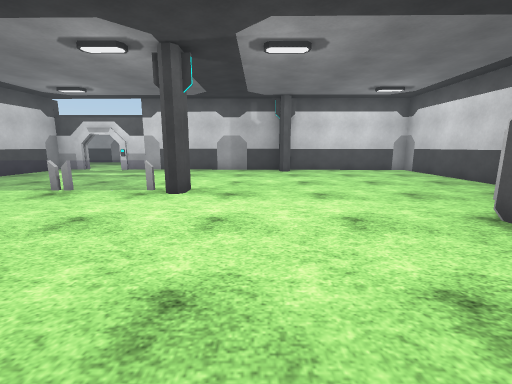
view 1 (above)

21 first-person views from a walk through a 3-D level made in the Unity game engine. The camera is 1.3 m above the floor, tilts 10° down and sees 90° across. The floor is counted in squares, 1 m on a side. Each view is taken from the middle of a square. On the plan, view 1 faces up. The plan holds only what a view shows up to about 13 squares ahead; the rest is blank. The place goes on beyond the plan. The player is left out. Some animated figures are not drawn. Surface patterns are stand-ins for the level's own textures.

view 2
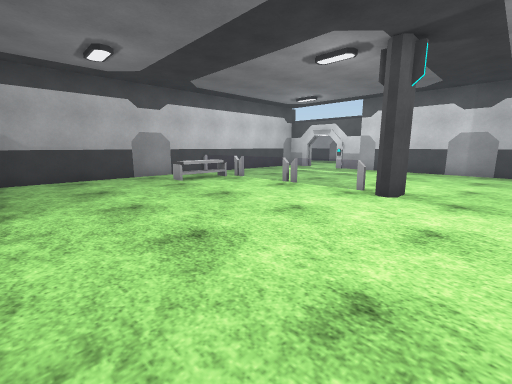

view 3
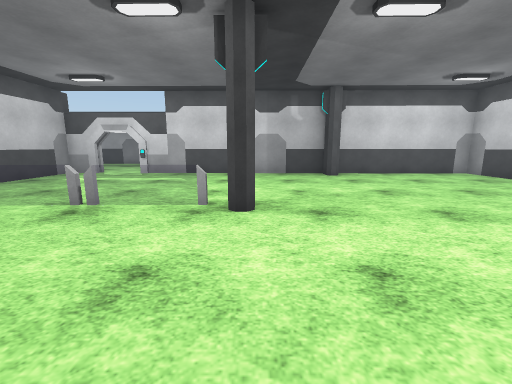

view 4
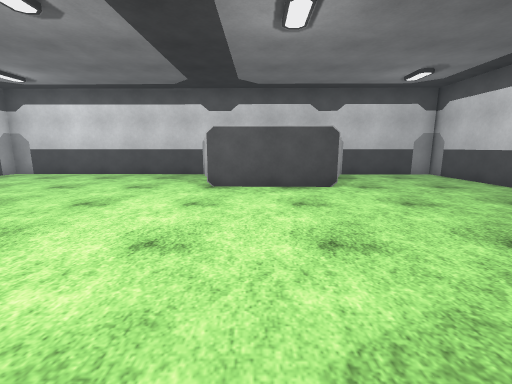

view 5
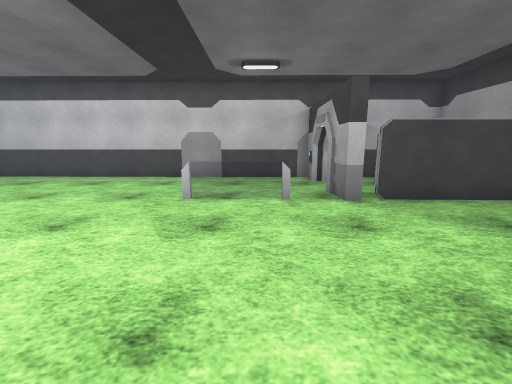

view 6
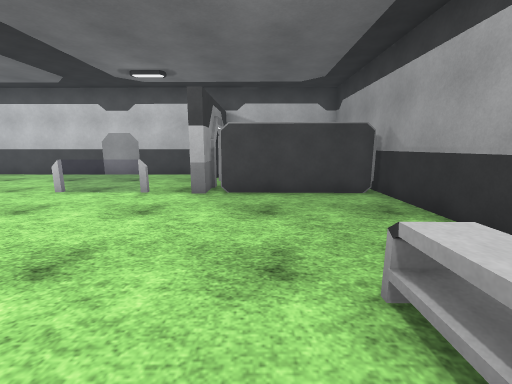

view 7
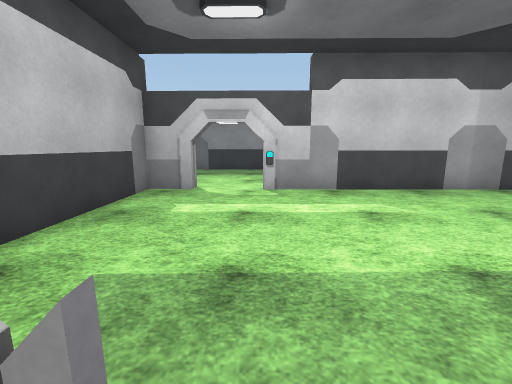

view 8
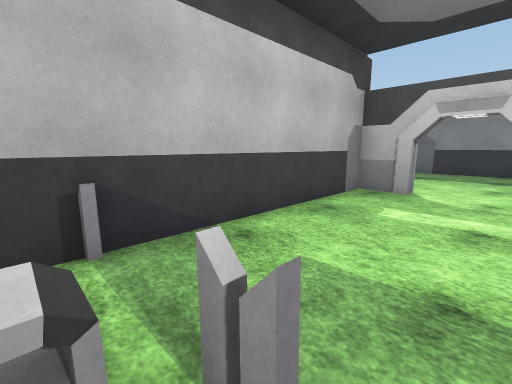

view 9
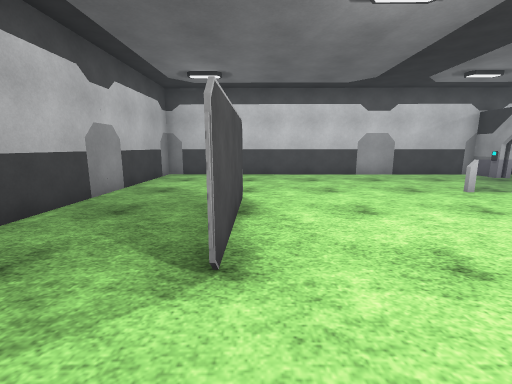

view 10
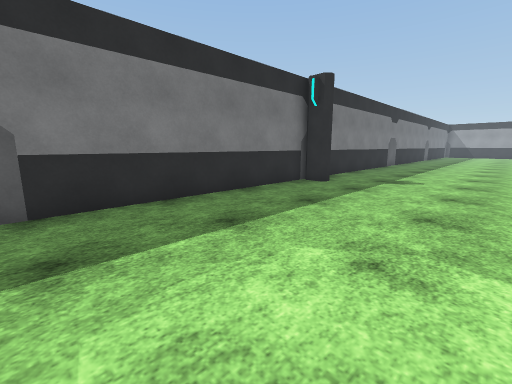

view 11
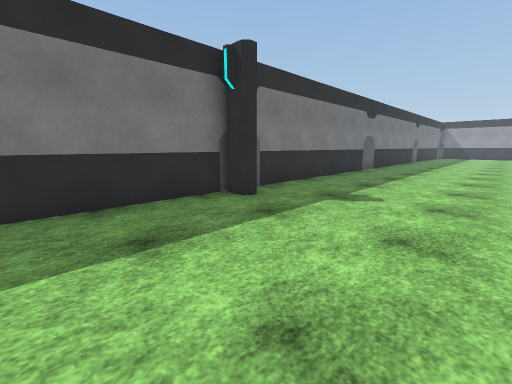

view 12
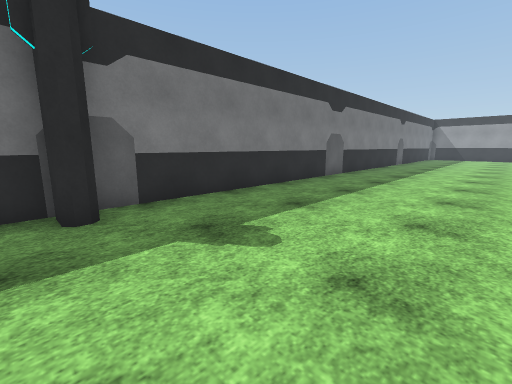

view 13
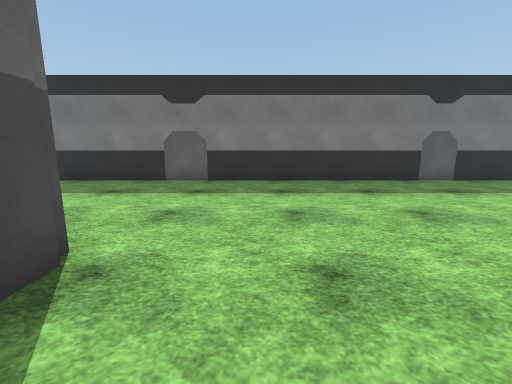

view 14
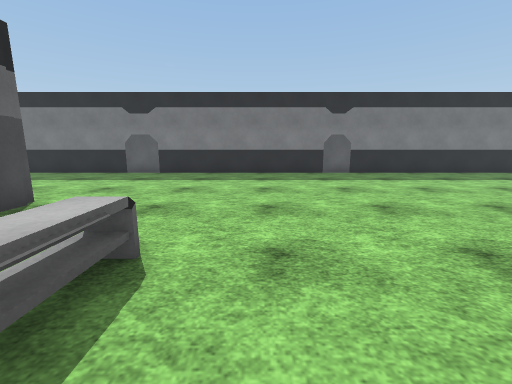

view 15
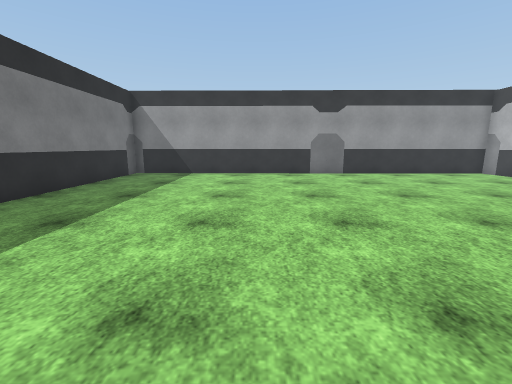

view 16
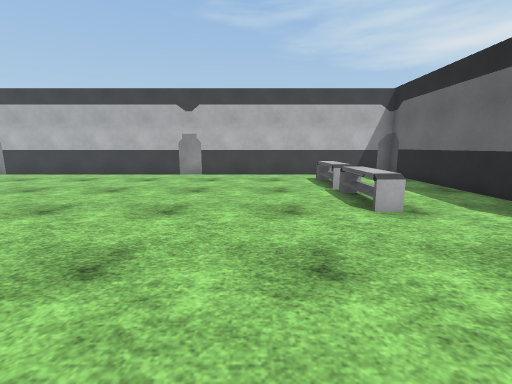

view 17
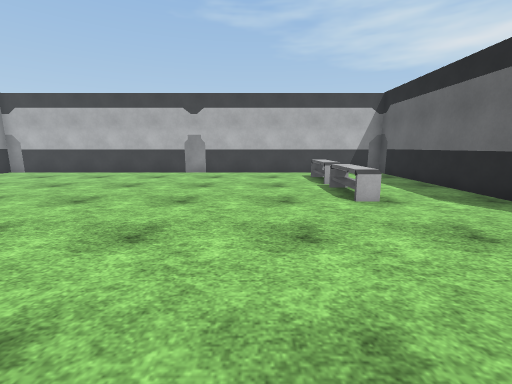

view 18
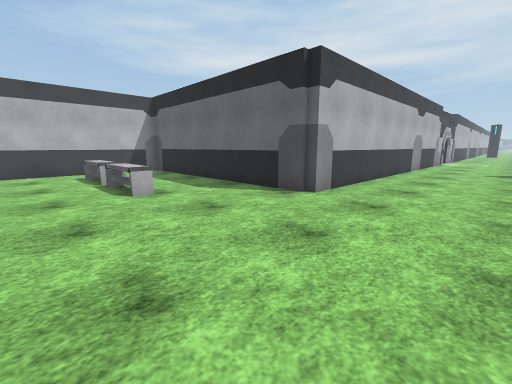

view 19
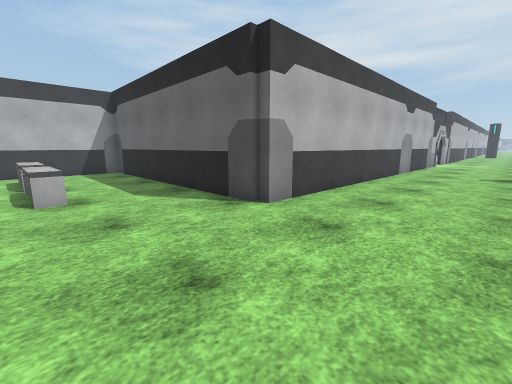

view 20
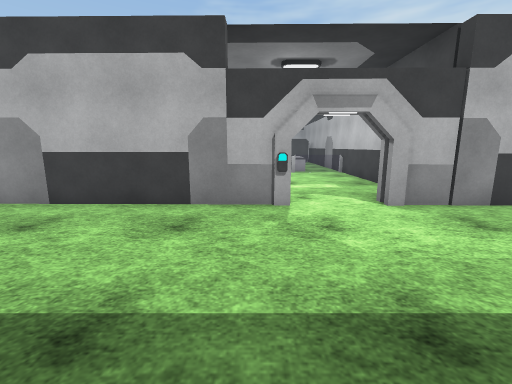

view 21
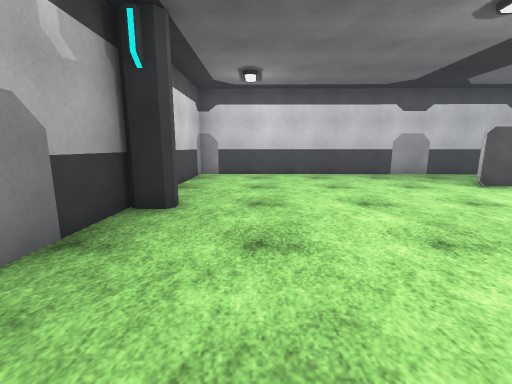

### Floor plan
Points are (right, up) in squares from view 1. A wall is a line through its corners. A room is listed if a view was taken in it or the views show most of it. See-through windows are left out.
Room 1 (views 1, 2, 3, 4, 5, 6, 7, 8, 9, 21)
walls: (4.3, 0.3) (4.4, 4.8); (-6.6, -0.3) (-6.2, -0.3) (-6.2, -1.7); (1.6, 14.8) (-8, 14.9); (-6.2, -3.5) (-6.2, -5.1) (8.2, -5.3) (8.4, 14.7); (-11.4, -0.2) (-6.9, -0.3); (-10, 15.3) (-10, 14.9) (-11.4, 14.9) (-11.6, -0.9); (8.6, 14.7) (2, 14.8)
low walls: (-5.5, 7.7) (-6.3, 7.6); (-8.5, 7.6) (-9.1, 7.6)
ways out: opening at (-8.5, 15) to room 2; gap at (-6, 8); gap at (-5, 0)
objects: other object (-10, 5) to (-9, 7); column (-2, 7) to (-2, 8); column (2, 14)
Room 2 (views 10, 11, 12, 13, 14, 15, 16, 17, 18, 19, 20)
walls: (8.8, 14.7) (8.7, 4.8) (27.6, 4.8) (27.8, 22) (-11.5, 22); (-8, 15.3) (8.6, 15.1) (8.6, 14.7); (-12.6, 15.4) (-10, 15.3)
ways out: opening at (-8.5, 15) to room 1
objects: column (-2, 21); other object (12, 7) to (13, 9); other object (12, 10) to (13, 12)

Positions as (right, up) in squares from view 1, and headings:
1: (0, 0), facing up
2: (0, 0), facing up-left
3: (-2, 2), facing up
4: (-4, 3), facing right
5: (-4, 6), facing down
6: (-8, 7), facing down
7: (-8, 7), facing up
8: (-8, 7), facing up-left
9: (4, 7), facing down
10: (-11, 16), facing up-right
11: (-7, 16), facing up-right
12: (-3, 16), facing up-right
13: (11, 12), facing up
14: (14, 9), facing up
15: (15, 16), facing right
16: (15, 17), facing down
17: (15, 18), facing down
18: (15, 19), facing down-left
19: (13, 19), facing down-left
20: (-7, 21), facing down
21: (-4, 12), facing right
